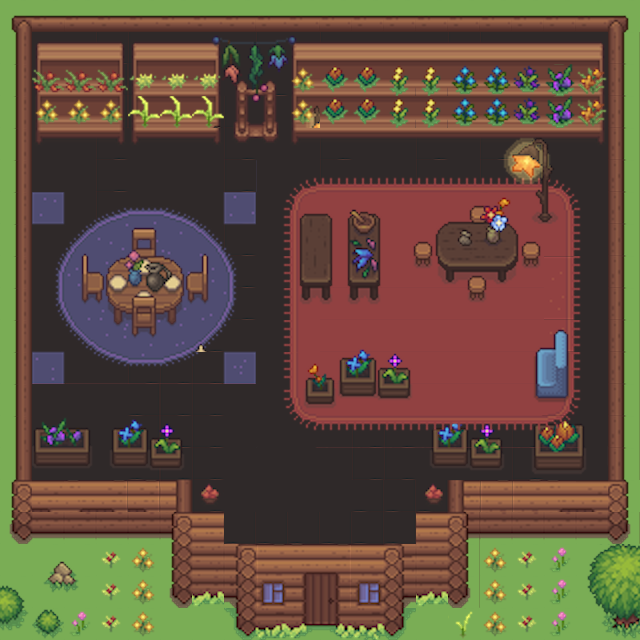

Below is a game level as drawn by its tile map, then a one-line description and the .tmx file that defines it, in full:
An orthogonal 20x20 tile map with 32x32 px tiles, 6 tile layers (Tile Layer 4, floor, Tile Layer 2, Tile Layer 3, ...), 5 tilesets.

<map version="1.10" tiledversion="1.12.2" orientation="orthogonal" renderorder="right-down" width="20" height="20" tilewidth="32" tileheight="32" infinite="0" nextlayerid="7" nextobjectid="1">
 <tileset firstgid="1" source="floristhouse.tsx" />
 <tileset firstgid="593" source="exterior.tsx" />
 <tileset firstgid="1562" source="Interior.tsx" />
 <tileset firstgid="1940" source="flowers1.tsx" />
 <tileset firstgid="2084" source="Interiorobjects.tsx" />
 <layer id="4" name="Tile Layer 4" width="20" height="20">
  <data encoding="csv">
0,0,0,0,0,0,0,0,0,0,0,0,0,0,0,0,0,0,0,0,
0,0,0,0,0,0,0,0,0,0,0,0,0,0,0,0,0,0,0,0,
0,0,0,0,0,0,0,0,0,0,0,0,0,0,0,0,0,0,0,0,
0,0,0,0,0,0,0,0,0,0,0,0,0,0,0,0,0,0,0,0,
0,0,0,0,0,0,0,0,0,0,0,0,0,0,0,0,0,0,0,0,
0,0,0,0,0,0,0,0,0,0,0,0,0,0,0,0,0,0,0,0,
0,0,0,0,0,0,0,0,0,0,0,0,0,0,0,0,0,0,0,0,
0,0,0,0,0,0,0,0,0,0,0,0,0,0,0,0,0,0,0,0,
0,0,0,0,0,0,0,0,0,0,0,0,0,0,0,0,0,0,0,0,
0,0,0,0,0,0,0,0,0,0,0,0,0,0,0,0,0,0,0,0,
0,0,0,0,0,0,0,0,0,0,0,0,0,0,0,0,0,0,0,0,
0,0,0,0,0,0,0,0,0,0,0,0,0,0,0,0,0,0,0,0,
0,0,0,0,0,0,0,0,0,0,0,0,0,0,0,0,0,0,0,0,
0,0,0,0,0,0,0,0,0,0,0,0,0,0,0,0,0,0,0,0,
0,0,0,0,0,0,0,0,0,0,0,0,0,0,0,0,2114,2115,2116,0,
0,0,0,0,0,0,0,0,0,0,0,0,0,0,0,0,2154,2155,2156,0,
0,0,0,0,901,901,0,0,0,0,0,0,0,0,901,901,901,901,901,901,
0,0,0,0,0,0,0,0,0,0,0,0,0,0,901,901,901,901,901,0,
0,0,0,0,0,0,0,901,0,0,0,0,901,0,0,0,0,0,0,0,
0,0,0,0,0,0,0,0,0,0,0,0,0,0,0,0,0,0,0,0
</data>
 </layer>
 <layer id="1" name="floor" width="20" height="20">
  <data encoding="csv">
901,901,901,901,901,901,901,901,901,901,901,901,901,901,901,901,901,901,901,901,
901,79,80,76,76,77,78,79,76,77,76,77,78,79,76,76,77,78,79,901,
901,79,80,81,76,77,78,79,76,77,76,77,78,79,76,76,77,78,79,901,
901,79,80,81,76,77,78,76,77,78,76,77,78,76,76,76,77,78,79,901,
901,79,80,76,77,78,79,76,77,78,76,77,78,76,77,76,77,78,79,901,
901,79,80,76,77,78,79,76,77,78,76,77,78,76,77,76,77,78,79,901,
901,78,79,76,77,78,79,76,77,78,76,77,78,76,77,76,76,77,78,901,
901,78,79,76,77,78,79,76,77,78,76,77,78,76,77,78,76,77,78,901,
901,78,79,80,76,77,78,76,77,78,76,77,78,76,77,78,76,77,78,901,
901,78,79,80,76,77,76,76,77,78,76,76,77,76,77,78,76,77,78,901,
901,78,79,80,76,77,76,77,78,79,80,76,76,77,78,79,76,77,78,901,
901,78,79,80,76,76,76,77,78,79,80,76,76,77,78,79,76,77,78,901,
901,78,79,80,81,76,76,77,78,79,80,76,76,77,81,79,76,77,78,901,
901,78,79,80,81,76,76,77,78,79,80,76,76,77,78,79,76,77,78,901,
901,78,79,80,81,76,76,77,78,79,80,76,76,77,78,79,76,77,78,901,
901,78,79,80,81,76,76,77,78,79,80,81,81,81,81,81,76,77,78,901,
901,901,901,901,901,158,81,81,81,81,81,81,81,81,158,901,901,901,901,901,
850,850,850,850,850,850,0,150,151,152,153,154,155,0,850,850,850,850,850,850,
850,850,850,850,850,850,850,187,188,189,190,191,192,850,850,850,850,850,850,850,
850,850,850,850,850,850,850,850,850,850,850,850,850,850,850,850,850,850,850,850
</data>
 </layer>
 <layer id="2" name="Tile Layer 2" width="20" height="20">
  <data encoding="csv">
1,3,2,3,4,5,6,7,6,7,7,7,7,7,7,7,7,7,7,8,
38,0,0,0,0,0,0,0,0,0,0,0,0,0,0,0,0,0,0,48,
38,0,0,0,0,0,0,0,0,0,0,0,0,0,0,0,0,0,0,48,
38,0,0,0,0,0,0,0,0,0,0,0,0,0,0,0,0,0,0,48,
38,0,0,0,0,0,0,0,0,0,0,0,0,0,0,0,0,0,0,48,
38,0,0,0,0,0,0,0,0,0,0,0,0,0,0,0,0,0,0,48,
38,0,0,0,0,0,0,0,0,0,0,0,0,0,0,0,0,0,0,48,
38,0,0,0,0,0,0,0,0,0,0,0,0,0,0,0,0,0,0,48,
38,0,0,0,0,0,0,0,0,0,0,0,0,0,0,0,0,0,0,48,
38,0,0,0,0,0,0,0,0,0,0,0,0,0,0,0,0,0,0,48,
38,0,0,0,0,0,0,0,0,0,0,0,0,0,0,0,0,0,0,48,
38,0,0,0,0,0,0,0,0,0,0,0,0,0,0,0,0,0,0,48,
38,0,0,0,0,0,0,0,0,0,0,0,0,0,0,0,0,0,0,48,
38,0,0,2114,2115,2116,0,0,0,0,0,0,0,2114,2115,2116,2194,2195,2196,48,
75,0,0,2154,2155,2156,0,0,0,0,0,0,0,2154,2155,2156,2234,2235,2236,48,
112,153,164,165,165,113,0,0,0,0,0,0,0,0,118,163,163,164,153,119,
157,158,158,158,158,83,84,0,0,0,0,0,0,84,85,158,158,158,158,159,
0,1146,1147,1522,1517,120,121,0,163,164,165,0,0,121,122,1517,1522,1515,912,913,
1078,1163,1164,1522,1517,157,417,0,200,201,202,0,0,417,159,1517,1522,1515,929,930,
1095,1070,1515,1522,1517,0,0,483,484,485,486,487,488,0,1530,1517,1522,1515,946,947
</data>
 </layer>
 <layer id="3" name="Tile Layer 3" width="20" height="20">
  <data encoding="csv">
0,0,0,0,0,0,0,0,0,0,0,0,0,0,0,0,0,0,0,0,
0,1651,1652,1653,1651,1652,1653,0,0,1651,1652,1652,1652,1652,1652,1652,1652,1652,1653,0,
0,1665,1666,1667,1665,1666,1667,1705,1706,1665,1666,1666,1666,1666,1666,1666,1666,1666,1667,0,
0,1679,1680,1681,1679,1680,1681,1719,1720,1679,1680,1680,1680,1680,1680,1680,1680,1680,1681,0,
0,1693,1694,1695,1693,1694,1695,1733,1734,1693,1694,1694,1694,1694,1694,1694,1694,1694,1695,0,
0,0,0,0,0,0,0,0,1794,1795,1796,1796,1796,1796,1796,1796,1796,1797,1798,0,
0,1787,1788,1789,1790,1791,1792,1793,1808,1809,1810,1810,1810,1810,1810,1810,1810,1811,1812,0,
0,1801,1802,1803,1804,1805,1806,1807,1822,1823,1824,1824,1824,1824,1824,1824,1824,1825,1826,0,
0,1815,1816,1817,1818,1819,1820,1821,1822,1823,1838,1838,1838,1838,1838,1838,1838,1867,1868,0,
0,1829,1830,1831,1832,1833,1834,1835,1822,1823,1838,1838,1838,1838,1838,1838,1838,1881,1882,0,
0,1843,1844,1845,1846,1847,1848,1849,1822,1823,1838,1838,1838,1838,1838,1838,1838,1881,1882,0,
0,1857,1858,1859,1860,1861,1862,1863,1822,1823,1838,1838,1838,1838,1838,1838,1838,1825,1826,0,
0,0,0,0,0,0,0,0,1836,1837,1838,1838,1838,1838,1838,1838,1838,1839,1840,0,
0,2197,2198,0,0,0,0,0,1850,1851,1852,1852,1852,1852,1852,1852,1852,1853,1854,0,
0,2237,2238,0,0,0,0,0,0,0,0,0,0,0,0,0,0,0,0,0,
0,0,0,0,0,0,0,0,0,0,0,0,0,0,0,0,0,0,0,0,
0,0,0,0,0,0,0,0,0,0,0,0,0,0,0,0,0,0,0,0,
0,0,0,0,0,0,0,0,0,0,0,0,0,0,0,0,0,0,0,0,
0,0,0,0,0,0,0,0,0,0,0,0,0,0,0,0,0,0,0,0,
0,0,0,0,0,0,0,0,0,0,0,0,0,0,0,0,0,0,0,0
</data>
 </layer>
 <layer id="5" name="flower" width="20" height="20">
  <data encoding="csv">
0,0,0,0,0,0,0,0,0,0,0,0,0,0,0,0,0,0,0,0,
0,0,0,0,0,0,0,0,0,0,0,0,0,0,0,0,0,0,0,0,
0,1490,1490,1490,1516,1516,1516,0,0,1517,2056,2056,2050,2050,2057,2057,1991,2060,1520,0,
0,1517,1517,1517,1513,1513,1513,0,0,1517,2056,2056,2050,2050,2057,2057,1991,2060,1520,0,
0,0,0,0,0,0,0,0,0,0,0,0,0,0,0,2249,2250,2251,0,0,
0,0,0,0,0,0,0,0,0,0,0,0,0,0,0,2289,2290,2291,0,0,
0,0,0,0,0,0,0,0,0,0,2105,2106,2100,2101,2102,2103,2330,2331,0,0,
0,0,1696,1697,1698,1699,1700,0,0,0,2145,2146,2140,2141,2142,2143,2144,0,0,0,
0,0,1710,1711,1712,1713,1714,0,0,0,2185,2186,2180,2181,2182,2183,2184,0,0,0,
0,0,1724,1725,1726,1727,1728,0,0,0,2225,2226,2220,2221,2222,2223,2224,0,0,0,
0,0,0,1739,1740,1741,1742,0,0,0,2268,2269,2270,0,0,0,1703,1704,0,0,
0,0,0,0,0,0,0,0,0,0,2308,2309,2310,0,0,0,1717,1718,0,0,
0,0,0,0,0,0,0,0,0,0,2348,2349,2350,0,0,0,1731,1732,0,0,
0,0,0,0,0,0,0,0,0,0,0,0,0,0,0,0,0,0,0,0,
0,0,0,0,0,0,0,0,0,0,0,0,0,0,0,0,0,0,0,0,
0,0,0,0,0,0,1906,0,0,0,0,0,0,1906,0,0,0,0,0,0,
0,0,0,0,0,0,0,0,0,0,0,0,0,0,0,0,0,0,0,0,
0,0,0,0,0,0,0,0,0,0,0,0,0,0,0,0,0,0,0,0,
0,0,0,0,0,0,0,0,0,0,0,0,0,0,0,0,0,0,0,0,
0,0,0,0,0,0,0,0,0,0,0,0,0,0,0,0,0,0,0,0
</data>
 </layer>
 <layer id="6" name="tableflower" width="20" height="20">
  <data encoding="csv">
0,0,0,0,0,0,0,0,0,0,0,0,0,0,0,0,0,0,0,0,
0,0,0,0,0,0,2271,2272,2273,2274,0,0,0,0,0,0,0,0,0,0,
0,0,0,0,0,0,2311,2312,2313,2314,0,0,0,0,0,0,0,0,0,0,
0,0,0,0,0,0,2351,2352,2353,2354,0,0,0,0,0,0,0,0,0,0,
0,0,0,0,0,0,0,0,0,0,0,0,0,0,0,0,0,0,0,0,
0,0,0,0,0,0,0,0,0,0,0,0,0,0,0,0,0,0,0,0,
0,0,0,0,0,0,0,0,0,2112,2113,0,0,0,0,2371,0,0,0,0,
0,0,0,0,0,0,0,0,0,2152,2153,0,0,0,2424,2411,0,0,0,0,
0,0,0,0,0,0,0,0,0,2192,2193,0,0,0,0,0,0,0,0,0,
0,0,0,0,0,0,0,0,0,2232,2233,0,0,0,0,0,0,0,0,0,
0,0,0,0,0,0,0,0,0,0,0,0,0,0,0,0,0,0,0,0,
0,0,0,0,0,0,0,0,0,2376,2377,0,0,0,0,0,0,0,0,0,
0,0,0,0,0,0,0,0,0,2416,2417,0,0,0,0,0,0,0,0,0,
0,0,0,0,0,0,0,0,0,0,0,0,0,0,0,0,0,0,0,0,
0,0,0,0,0,0,0,0,0,0,0,0,0,0,0,0,0,0,0,0,
0,0,0,0,0,0,0,0,0,0,0,0,0,0,0,0,0,0,0,0,
0,0,0,0,0,0,0,0,0,0,0,0,0,0,0,0,0,0,0,0,
0,0,0,0,0,0,0,0,0,0,0,0,0,0,0,0,0,0,0,0,
0,0,0,0,0,0,0,0,0,0,0,0,0,0,0,0,0,0,0,0,
0,0,0,0,0,0,0,0,0,0,0,0,0,0,0,0,0,0,0,0
</data>
 </layer>
</map>
